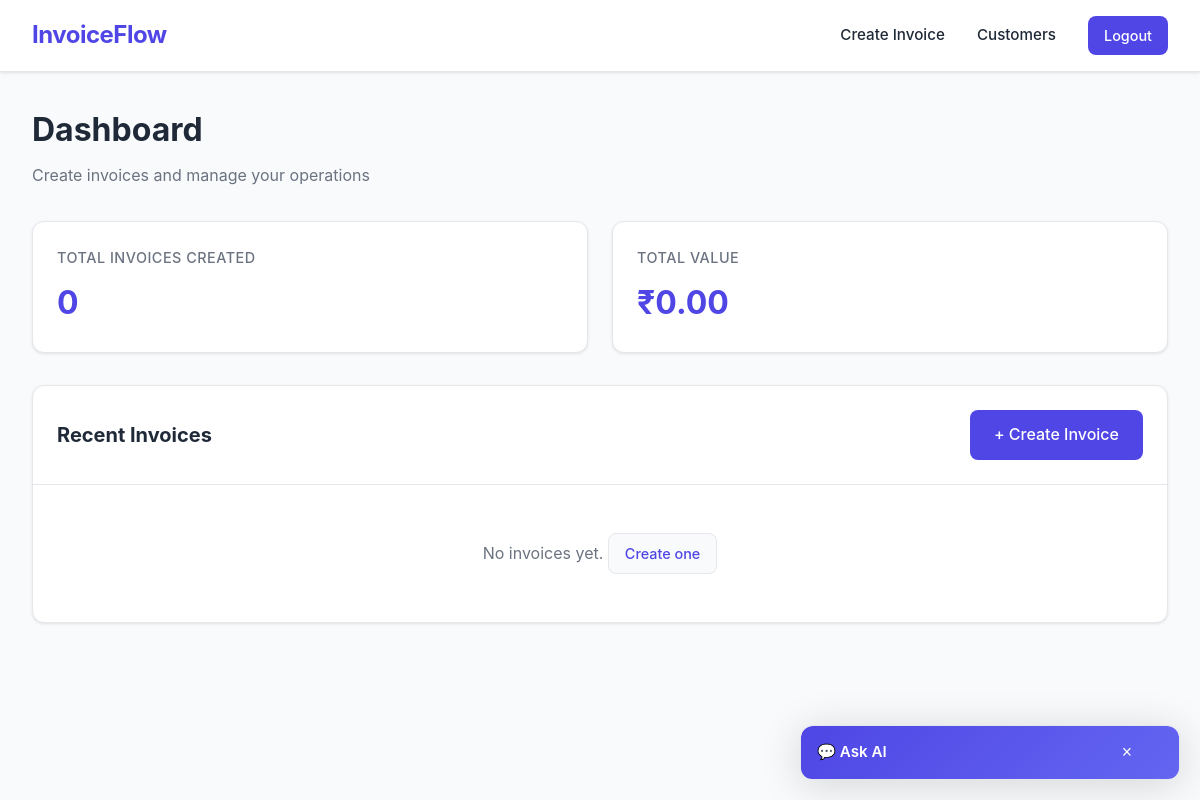
/user_dashboard (signed in), run on an earlier commit of the app's database.
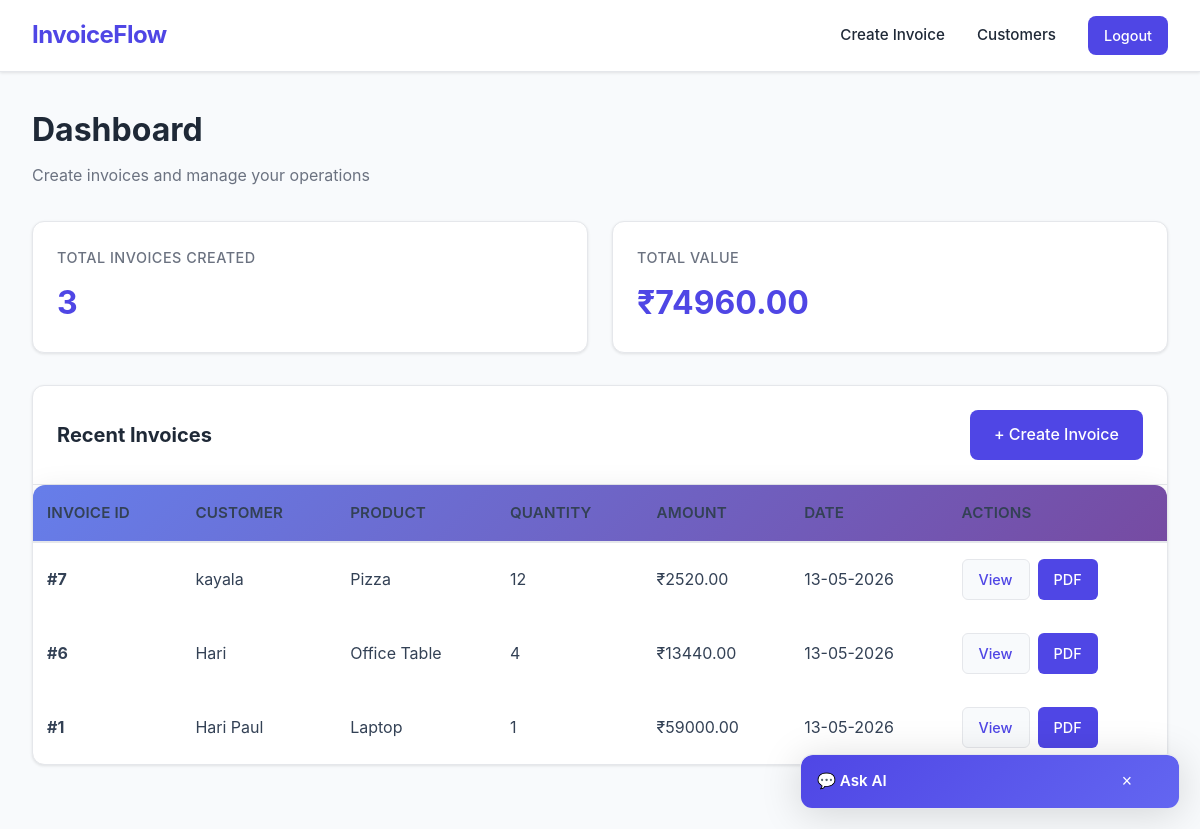
And on a later commit of the database.
### tables this page shows
CREATE TABLE invoices (
            id INTEGER PRIMARY KEY AUTOINCREMENT,
            customer_id INTEGER,
            product_id INTEGER,
            customer TEXT NOT NULL,
            product TEXT NOT NULL,
            quantity INTEGER NOT NULL,
            price REAL NOT NULL,
            total REAL NOT NULL,
            date TEXT NOT NULL,
            created_by TEXT, customer_email TEXT DEFAULT "", customer_address TEXT DEFAULT "", gst_rate REAL DEFAULT 0.18, gst_amount REAL DEFAULT 0,
            FOREIGN KEY (customer_id) REFERENCES users (id),
            FOREIGN KEY (product_id) REFERENCES products (id)
        );

### app.py (the view)
@app.route('/user_dashboard')
@require_role('user')
def user_dashboard():
    conn = get_db_connection()
    invoices = conn.execute('SELECT * FROM invoices ORDER BY id DESC').fetchall()
    totals = conn.execute('SELECT COALESCE(SUM(total), 0) AS revenue FROM invoices').fetchone()
    total_revenue = totals['revenue'] if totals else 0
    conn.close()
    return render_template(
        'user/dashboard.html',
        invoices=invoices,
        total_revenue=total_revenue,
        email_preview=session.pop('invoice_email_preview', None)
    )

### app.py (called while the page is built, shortened)
def get_db_connection():
    connection = sqlite3.connect(DATABASE)
    connection.row_factory = sqlite3.Row
    return connection

def require_role(*roles):
    def decorator(f):
        @wraps(f)
        def decorated_function(*args, **kwargs):
            user_role = session.get('role')
            return f(*args, **kwargs)
        return decorated_function
    return decorator

### templates/user/dashboard.html
{% extends "base.html" %}
{% block content %}
<div class="dashboard-header">
    <h1>Dashboard</h1>
    <p>Create invoices and manage your operations</p>
</div>
<div class="stats-grid">
    <div class="stat-card">
        <div class="stat-label">Total Invoices Created</div>
        <div class="stat-value">{{ invoices|length }}</div>
    </div>
    <div class="stat-card">
        <div class="stat-label">Total Value</div>
        <div class="stat-value">₹{{ "%.2f"|format(total_revenue) }}</div>
    </div>
</div>
<div class="table-container">
    <div class="table-header">
        <h2>Recent Invoices</h2>
        <a href="{{ url_for('create_invoice') }}" class="button">+ Create Invoice</a>
    </div>
    {% if invoices %}
    <table>
        <thead>
            <tr>
                <th>Invoice ID</th>
                <th>Customer</th>
                <th>Product</th>
                <th>Quantity</th>
                <th>Amount</th>
                <th>Date</th>
                <th>Actions</th>
            </tr>
        </thead>
        <tbody>
            {% for invoice in invoices %}
            <tr>
                <td><strong>#{{ invoice['id'] }}</strong></td>
                <td>{{ invoice['customer'] }}</td>
                <td>{{ invoice['product'] }}</td>
                <td>{{ invoice['quantity'] }}</td>
                <td>₹{{ "%.2f"|format(invoice['total']) }}</td>
                <td>{{ invoice['date'] }}</td>
                <td class="table-actions">
                    <a href="{{ url_for('view_invoice', invoice_id=invoice['id']) }}" class="button secondary mini">View</a>
                    <a href="{{ url_for('download_invoice', invoice_id=invoice['id']) }}" class="button mini">PDF</a>
                </td>
            </tr>
            {% endfor %}
        </tbody>
    </table>
    {% else %}
    <div style="padding: 2rem; text-align: center; color: var(--text-secondary);">
        <p>No invoices yet. <a href="{{ url_for('create_invoice') }}" class="button secondary mini">Create one</a></p>
    </div>
    {% endif %}
</div>
{% endblock %}

### templates/base.html (shortened to what this page needs)
<!DOCTYPE html>
<html lang="en">
<head>
    <link rel="stylesheet" href="{{ url_for('static', filename='style.css') }}">
</head>
<body>
    <header class="topbar">
        <div class="brand">InvoiceFlow</div>
        <nav>
            {% if session.get('username') %}
                {% if session.get('role') == 'admin' %}
                    <a href="{{ url_for('admin_dashboard') }}">Analytics</a>
                    <a href="{{ url_for('admin_customers') }}">Customers</a>
                    <a href="{{ url_for('admin_products') }}">Products</a>
                    <a href="{{ url_for('logout') }}" class="button mini">Logout</a>
                {% elif session.get('role') == 'user' %}
                    <a href="{{ url_for('create_invoice') }}">Create Invoice</a>
                    <a href="{{ url_for('user_customers') }}">Customers</a>
                    <a href="{{ url_for('logout') }}" class="button mini">Logout</a>
                {% elif session.get('role') == 'customer' %}
                    <a href="{{ url_for('customer_dashboard') }}">My Invoices</a>
                    <a href="{{ url_for('logout') }}" class="button mini">Logout</a>
                {% endif %}
            {% else %}
                <a href="{{ url_for('home') }}">Home</a>
                <a href="{{ url_for('admin_login') }}">Admin Login</a>
                <a href="{{ url_for('user_login') }}">Employee Login</a>
                <a href="{{ url_for('customer_login') }}">Customer Login</a>
                <a href="{{ url_for('customer_register') }}">Customer Register</a>
            {% endif %}
        </nav>
    </header>
    {% if request.endpoint and request.endpoint.endswith('_login') or request.endpoint == 'customer_register' %}
    <main class="login-main">
    {% else %}
    <main class="page-shell">
    {% endif %}
        {% block content %}{% endblock %}
    </main>
    <div class="ai-chat-widget">
        <div class="chat-header">
            <span>💬 Ask AI</span>
            <button class="close-btn" type="button">&times;</button>
        </div>
    </div>
</body>
</html>

What changed in the data, as far as the page shows it:
added invoices: id "7", customer "kayala", product "Pizza", quantity "12", total "2520.00", date "13-05-2026"
added invoices: id "6", customer "Hari", product "Office Table", quantity "4", total "13440.00", date "13-05-2026"
added invoices: id "1", customer "Hari Paul", product "Laptop", quantity "1", total "59000.00", date "13-05-2026"
Also different on the page:
{{ invoices|length }}: "0" → "3"
{{ "%.2f"|format(total_revenue) }}: "0.00" → "74960.00"
text no longer shown: "No invoices yet. Create one"
text now shown: "INVOICE ID CUSTOMER PRODUCT QUANTITY AMOUNT DATE ACTIONS"
